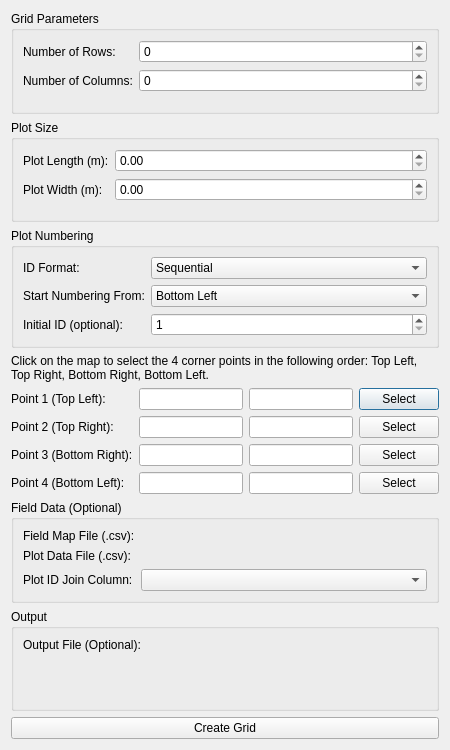
<?xml version="1.0" encoding="UTF-8"?>
<ui version="4.0">
 <class>MicroplotGeneratorDialogBase</class>
 <widget class="QDialog" name="MicroplotGeneratorDialogBase">
  <property name="geometry">
   <rect>
    <x>0</x>
    <y>0</y>
    <width>450</width>
    <height>750</height>
   </rect>
  </property>
  <property name="windowTitle">
   <string>Create Microplots Grid</string>
  </property>
  <layout class="QVBoxLayout" name="verticalLayout">
   <item>
    <widget class="QGroupBox" name="grid_params_group">
     <property name="title">
      <string>Grid Parameters</string>
     </property>
     <layout class="QFormLayout" name="formLayout">
      <item row="0" column="0">
       <widget class="QLabel" name="label">
        <property name="text">
         <string>Number of Rows:</string>
        </property>
       </widget>
      </item>
      <item row="0" column="1">
       <widget class="QSpinBox" name="rows_spinbox"/>
      </item>
      <item row="1" column="0">
       <widget class="QLabel" name="label_2">
        <property name="text">
         <string>Number of Columns:</string>
        </property>
       </widget>
      </item>
      <item row="1" column="1">
       <widget class="QSpinBox" name="cols_spinbox"/>
      </item>
     </layout>
    </widget>
   </item>
   <item>
    <widget class="QGroupBox" name="plot_size_group">
     <property name="title">
      <string>Plot Size</string>
     </property>
     <layout class="QFormLayout" name="formLayout_2">
      <item row="0" column="0">
       <widget class="QLabel" name="label_3">
        <property name="text">
         <string>Plot Length (m):</string>
        </property>
       </widget>
      </item>
      <item row="0" column="1">
       <widget class="QDoubleSpinBox" name="length_spinbox"/>
      </item>
      <item row="1" column="0">
       <widget class="QLabel" name="label_4">
        <property name="text">
         <string>Plot Width (m):</string>
        </property>
       </widget>
      </item>
      <item row="1" column="1">
       <widget class="QDoubleSpinBox" name="width_spinbox"/>
      </item>
      </layout>
    </widget>
   </item>
   <item>
    <widget class="QGroupBox" name="numbering_group">
     <property name="title">
      <string>Plot Numbering</string>
     </property>
     <layout class="QFormLayout" name="formLayout_4">
      <item row="0" column="0">
       <widget class="QLabel" name="label_14">
        <property name="text">
         <string>ID Format:</string>
        </property>
       </widget>
      </item>
      <item row="0" column="1">
       <widget class="QComboBox" name="id_format_combobox">
        <item>
         <property name="text">
          <string>Sequential</string>
         </property>
        </item>
        <item>
         <property name="text">
          <string>Serpentine</string>
         </property>
        </item>
       </widget>
      </item>
      <item row="1" column="0">
       <widget class="QLabel" name="label_15">
        <property name="text">
         <string>Start Numbering From:</string>
        </property>
       </widget>
      </item>
      <item row="1" column="1">
       <widget class="QComboBox" name="start_numbering_combobox">
        <item>
         <property name="text">
          <string>Bottom Left</string>
         </property>
        </item>
        <item>
         <property name="text">
          <string>Bottom Right</string>
         </property>
        </item>
        <item>
         <property name="text">
          <string>Top Left</string>
         </property>
        </item>
        <item>
         <property name="text">
          <string>Top Right</string>
         </property>
        </item>
       </widget>
      </item>
      <item row="2" column="0">
       <widget class="QLabel" name="label_16">
        <property name="text">
         <string>Initial ID (optional):</string>
        </property>
       </widget>
      </item>
      <item row="2" column="1">
       <widget class="QSpinBox" name="initial_id_spinbox">
        <property name="minimum">
         <number>1</number>
        </property>
        <property name="maximum">
         <number>1000000</number>
        </property>
       </widget>
      </item>
     </layout>
    </widget>
   </item>
   <item>
    <layout class="QVBoxLayout" name="verticalLayout_2">
      <item>
       <widget class="QLabel" name="instructions_label">
        <property name="text">
         <string>Click on the map to select the 4 corner points in the following order: Top Left, Top Right, Bottom Right, Bottom Left.</string>
        </property>
        <property name="wordWrap">
         <bool>true</bool>
        </property>
       </widget>
      </item>
      <item>
       <layout class="QGridLayout" name="gridLayout">
        <item row="0" column="0">
         <widget class="QLabel" name="label_6">
          <property name="text">
           <string>Point 1 (Top Left):</string>
          </property>
         </widget>
        </item>
        <item row="0" column="1">
         <widget class="QLineEdit" name="point1_x"/>
        </item>
        <item row="0" column="2">
         <widget class="QLineEdit" name="point1_y"/>
        </item>
        <item row="0" column="3">
         <widget class="QPushButton" name="select_point1_button">
          <property name="text">
           <string>Select</string>
          </property>
         </widget>
        </item>
        <item row="1" column="0">
         <widget class="QLabel" name="label_7">
          <property name="text">
           <string>Point 2 (Top Right):</string>
          </property>
         </widget>
        </item>
        <item row="1" column="1">
         <widget class="QLineEdit" name="point2_x"/>
        </item>
        <item row="1" column="2">
         <widget class="QLineEdit" name="point2_y"/>
        </item>
        <item row="1" column="3">
         <widget class="QPushButton" name="select_point2_button">
          <property name="text">
           <string>Select</string>
          </property>
         </widget>
        </item>
        <item row="2" column="0">
         <widget class="QLabel" name="label_8">
          <property name="text">
           <string>Point 3 (Bottom Right):</string>
          </property>
         </widget>
        </item>
        <item row="2" column="1">
         <widget class="QLineEdit" name="point3_x"/>
        </item>
        <item row="2" column="2">
         <widget class="QLineEdit" name="point3_y"/>
        </item>
        <item row="2" column="3">
         <widget class="QPushButton" name="select_point3_button">
          <property name="text">
           <string>Select</string>
          </property>
         </widget>
        </item>
        <item row="3" column="0">
         <widget class="QLabel" name="label_9">
          <property name="text">
           <string>Point 4 (Bottom Left):</string>
          </property>
         </widget>
        </item>
        <item row="3" column="1">
         <widget class="QLineEdit" name="point4_x"/>
        </item>
        <item row="3" column="2">
         <widget class="QLineEdit" name="point4_y"/>
        </item>
        <item row="3" column="3">
         <widget class="QPushButton" name="select_point4_button">
          <property name="text">
           <string>Select</string>
          </property>
         </widget>
        </item>
       </layout>
      </item>
    </layout>
   </item>
   <item>
    <widget class="QGroupBox" name="field_data_group">
     <property name="title">
      <string>Field Data (Optional)</string>
     </property>
     <layout class="QFormLayout" name="formLayout_3">
      <item row="0" column="0">
       <widget class="QLabel" name="label_fieldmap_file">
        <property name="text">
         <string>Field Map File (.csv):</string>
        </property>
       </widget>
      </item>
      <item row="0" column="1">
       <widget class="QgsFileWidget" name="fieldmap_file_widget"/>
      </item>
      <item row="1" column="0">
       <widget class="QLabel" name="label_10">
        <property name="text">
         <string>Plot Data File (.csv):</string>
        </property>
       </widget>
      </item>
      <item row="1" column="1">
       <widget class="QgsFileWidget" name="fielddata_file_widget"/>
      </item>
      <item row="2" column="0">
       <widget class="QLabel" name="label_11">
        <property name="text">
         <string>Plot ID Join Column:</string>
        </property>
       </widget>
      </item>
      <item row="2" column="1">
       <widget class="QComboBox" name="fielddata_plotid_combobox"/>
      </item>
     </layout>
    </widget>
   </item>
   <item>
    <widget class="QGroupBox" name="output_group">
     <property name="title">
      <string>Output</string>
     </property>
     <layout class="QFormLayout" name="formLayout_5">
      <item row="0" column="0">
       <widget class="QLabel" name="label_12">
        <property name="text">
         <string>Output File (Optional):</string>
        </property>
       </widget>
      </item>
      <item row="0" column="1">
       <widget class="QgsFileWidget" name="output_file_widget"/>
      </item>
     </layout>
    </widget>
   </item>
   <item>
    <widget class="QPushButton" name="create_button">
     <property name="text">
      <string>Create Grid</string>
     </property>
    </widget>
   </item>
  </layout>
 </widget>
 <customwidgets>
  <customwidget>
   <class>QgsFileWidget</class>
   <extends>QWidget</extends>
   <header>qgis.gui</header>
  </customwidget>
 </customwidgets>
 <resources/>
 <connections/>
</ui>
